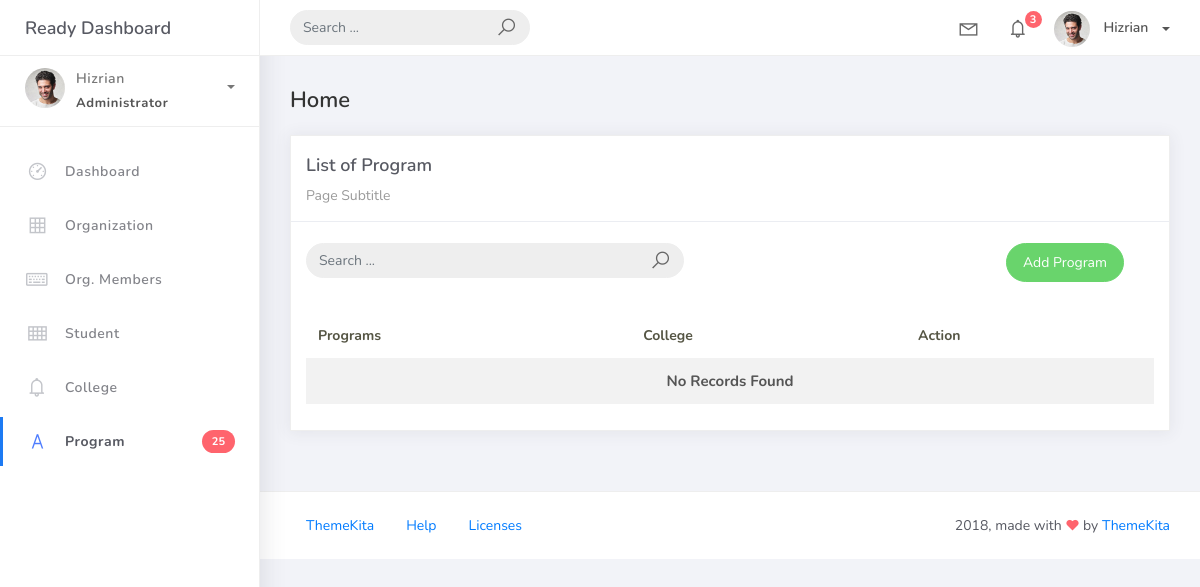
The app's page /program_list, older data.
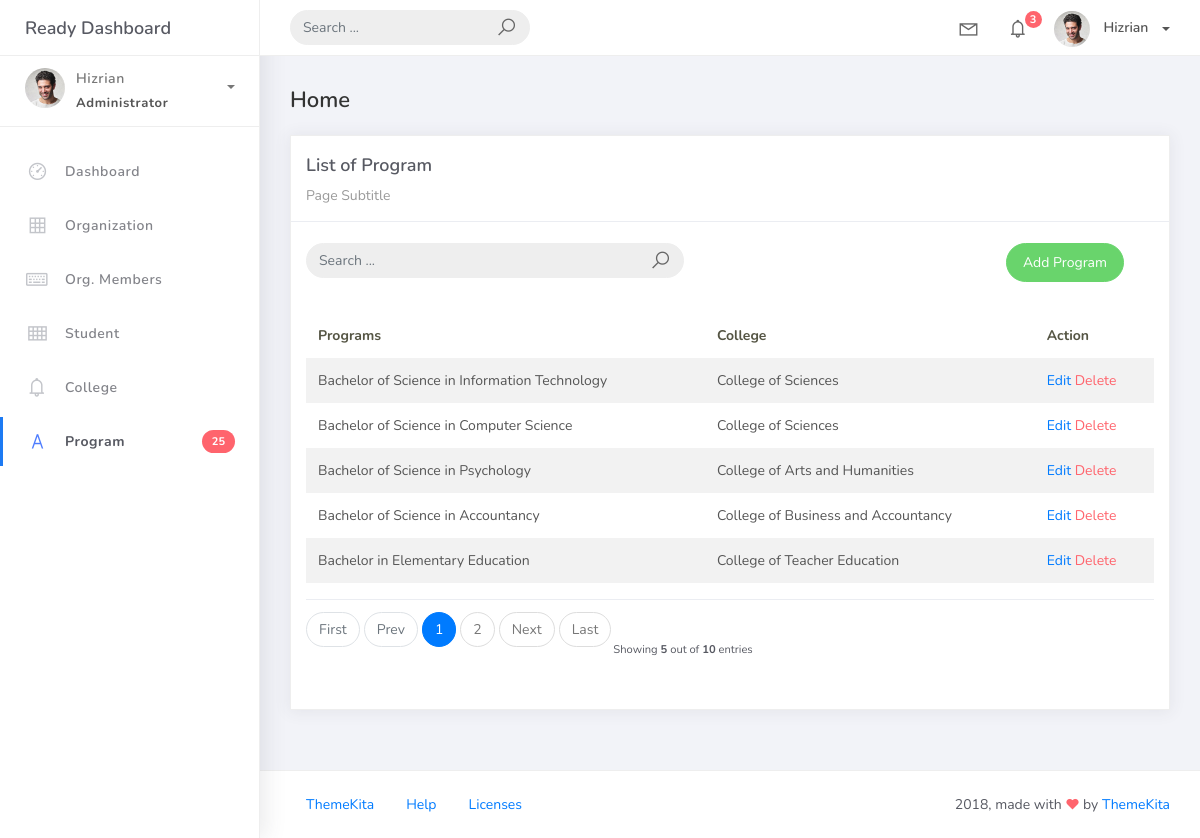
The same page, newer data.
### studentorg/models.py (models this page shows, shortened)
class BaseModel(models.Model):
	created_at = models.DateTimeField(auto_now_add=True, db_index=True)
	updated_at = models.DateTimeField(auto_now=True)
	class Meta:
		abstract = True

class Program(BaseModel):
	prog_name = models.CharField(max_length=150)
	college = models.ForeignKey(College, on_delete=models.CASCADE)

class College(BaseModel):
	college_name = models.CharField(max_length=150)
	def __str__(self):
		return self.college_name

### studentorg/views.py (the view)
# urls.py: path('program_list', ProgramList.as_view(), name='program-list'),
class ProgramList(ListView):
    model = Program
    context_object_name = 'program'
    template_name = 'program_list.html'
    paginate_by = 5
    def get_queryset(self, *args, **kwargs):
        qs = super(ProgramList, self).get_queryset(*args, **kwargs)
        if self.request.GET.get("q") != None:
            query = self.request.GET.get('q')
            qs = qs.filter(Q(name__icontains=query) |
                            Q(description__icontains=query))
        return qs

### templates/program_list.html
{% extends 'base.html' %} {% load static %} {% block content %}
<div class="content">
    <div class="container-fluid">
        <h4 class="page-title">Home</h4>
        <div class="row">
            <div class="col-md-12">
                <div class="card">
                    <div class="card-header">
                        <div class="card-title">List of Program</div>
                        <div class="card-category">Page Subtitle</div>
                    </div>
                    <br>
                        <div class="col-md-12 row">
                            <div class="col-md-6">
                                <form class="navbar-left navbar-form nav-search mr-md-3" action="{% url 'program-list' %}">
                                    <div class="input-group">
                                        <input type="text" placeholder="Search ..." class="form-control" name="q">
                                        <div class="input-group-append">
                                        <span class="input-group-text">
                                            <i class="la la-search search-icon"></i>
                                        </span>
                                        </div>
                                    </div>
                                </form>
                            </div>
                            <div class="col-md-6">
                                <div class="pull-right">
                                    <a href="{% url 'program-add' %}" class="btn btn-success btn-rounded">Add Program</a>
                                </div>
                            </div>
                        </div>
                    <div class="card-body">
                        <table class="table table-striped mt-3">
                            <thead>
                                <tr>
                                    <th scope="col">Programs</th>
                                    <th scope="col">College</th>
                                    <th scope="col">Action</th>
                                </tr>
                            </thead>
                            <tbody>
                                {% for object in object_list %}
                                <tr>
                                    <td>{{ object.prog_name }}</td>
                                    <td>{{ object.college }}</td>
                                    <td>
                                        <a href="program_list/{{ object.id }}">Edit</a>
                                        <a href="program_list/{{ object.id }}/delete" class="text-danger">Delete</a>
                                    </td>
                                </tr>
                                {% empty %}
                                <tr>
                                    <td colspan="4" style="text-align: center">
                                    <p class="text-sm font-weight-bold mb-0">No Records Found</p>
                                    </td>
                                </tr>
                                {% endfor %}
                            </tbody>
                        </table>
                        {% include 'includes/pagination.html' %}
                    </div>
                </div>
            </div>
        </div>
    </div>
</div>
{% endblock %}

Row changes from the older to the newer data that the page shows:
added Program: prog_name "Bachelor of Science in Information Technology", college "College of Sciences"
added Program: prog_name "Bachelor of Science in Computer Science", college "College of Sciences"
added Program: prog_name "Bachelor of Science in Psychology", college "College of Arts and Humanities"
added Program: prog_name "Bachelor of Science in Accountancy", college "College of Business and Accountancy"
added Program: prog_name "Bachelor in Elementary Education", college "College of Teacher Education"
Text that changed along with them:
{{ object_list.count }}: (not shown) → "5"
{{ paginator.count }}: (not shown) → "10"
text no longer shown: "No Records Found"
text now shown: "First Prev Next Last Showing out of entries"
new list line: "1"
new list line: "2"
